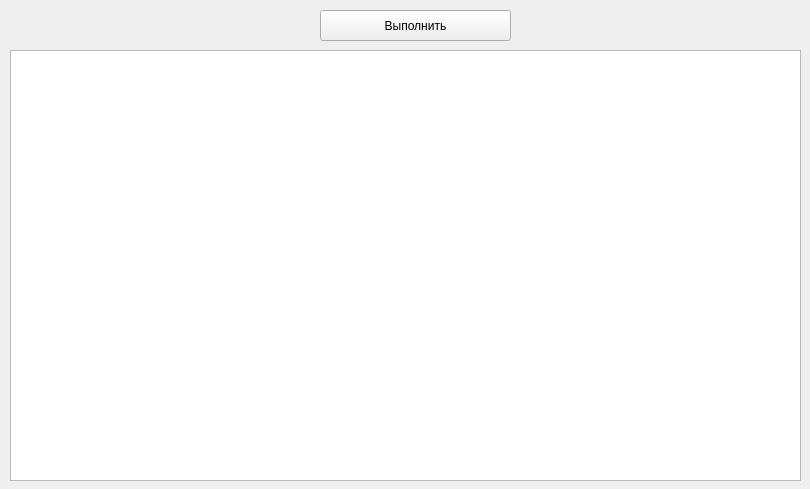
<?xml version="1.0" encoding="UTF-8"?>
<ui version="4.0">
 <class>MainWindow</class>
 <widget class="QMainWindow" name="MainWindow">
  <property name="geometry">
   <rect>
    <x>0</x>
    <y>0</y>
    <width>810</width>
    <height>489</height>
   </rect>
  </property>
  <property name="windowTitle">
   <string>MainWindow</string>
  </property>
  <widget class="QWidget" name="centralwidget">
   <widget class="QPlainTextEdit" name="result">
    <property name="geometry">
     <rect>
      <x>10</x>
      <y>50</y>
      <width>791</width>
      <height>431</height>
     </rect>
    </property>
    <property name="readOnly">
     <bool>true</bool>
    </property>
   </widget>
   <widget class="QPushButton" name="run_button">
    <property name="geometry">
     <rect>
      <x>320</x>
      <y>10</y>
      <width>191</width>
      <height>31</height>
     </rect>
    </property>
    <property name="text">
     <string>Выполнить</string>
    </property>
   </widget>
  </widget>
 </widget>
 <resources/>
 <connections/>
</ui>
